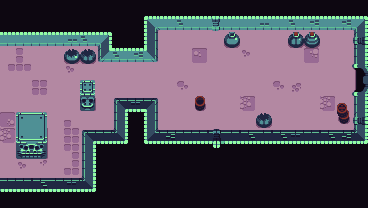

The image is a tile-based game level rendered from a .tmx file. Its description and complete source (layers, tilesets, objects, tile grids) follow:
An orthogonal 23x13 tile map with 16x16 px tiles, 4 tile layers (background_layer, obstacles_layer, transparent_obstacles_layer, top_layer).

<map version="1.10" tiledversion="1.10.2" orientation="orthogonal" renderorder="right-down" width="23" height="13" tilewidth="16" tileheight="16" infinite="0" nextlayerid="6" nextobjectid="1">
 <tileset firstgid="1" name="dungeon_tilemap" tilewidth="16" tileheight="16" tilecount="247" columns="19">
  <image source="dungeon_spritesheet.png" width="304" height="208" />
 </tileset>
 <layer id="2" name="background_layer" width="23" height="13">
  <data encoding="csv">
0,0,0,0,0,0,0,0,0,0,0,0,0,0,0,0,0,0,0,0,0,0,0,
0,7,7,7,7,7,7,0,0,0,0,0,0,0,0,0,0,0,0,0,0,0,0,
0,7,0,0,7,7,7,7,0,0,7,7,7,7,7,7,7,7,7,7,7,7,0,
7,28,7,7,7,7,7,7,0,0,7,7,48,7,7,64,7,7,7,50,7,7,0,
9,10,7,7,64,7,7,7,7,7,7,7,7,7,7,7,7,7,7,7,7,7,0,
7,7,46,7,7,7,7,7,7,7,7,66,7,7,7,7,7,66,67,7,7,7,0,
7,7,7,7,7,7,7,7,0,0,7,7,7,7,7,68,7,7,7,7,68,7,0,
49,50,7,7,27,7,7,7,0,0,7,7,7,7,7,7,7,7,7,7,7,7,0,
68,11,7,7,46,7,7,7,0,0,0,0,0,0,0,0,0,0,0,0,0,0,0,
7,7,7,7,26,7,7,7,0,0,0,0,0,0,0,0,0,0,0,0,0,0,0,
7,64,65,7,45,7,7,7,7,7,7,7,7,7,7,7,7,7,7,0,0,0,0,
0,7,0,0,7,7,7,7,7,7,7,7,7,7,7,7,7,7,7,0,0,0,0,
0,0,0,0,0,0,0,0,0,0,0,0,0,0,0,0,0,0,0,0,0,0,0
</data>
 </layer>
 <layer id="3" name="obstacles_layer" width="23" height="13">
  <data encoding="csv">
21,21,21,21,21,21,21,21,21,21,21,21,21,21,21,21,21,21,21,21,21,21,21,
21,21,21,21,21,21,21,21,21,4,40,59,40,25,40,40,58,40,59,60,40,60,5,
40,40,40,40,58,59,5,21,21,22,0,0,0,0,0,0,0,0,0,0,0,0,61,
0,0,0,0,0,0,39,59,60,41,0,0,0,0,0,0,0,0,0,0,0,0,20,
0,0,0,0,0,0,0,0,0,0,0,0,0,0,0,0,0,0,0,0,0,0,172,
0,0,0,0,0,0,0,0,0,0,0,0,0,0,0,0,0,0,0,0,0,0,191,
0,0,0,0,0,244,0,1,79,3,0,0,0,0,0,0,0,0,0,0,0,0,20,
0,0,0,0,0,0,0,20,21,22,0,0,0,0,0,0,0,0,0,0,0,166,61,
0,93,94,0,0,1,2,24,21,23,81,2,2,44,2,80,2,80,79,2,80,81,24,
0,112,113,0,0,20,21,21,21,21,21,21,21,63,21,21,21,21,21,21,21,21,21,
0,0,0,0,0,20,21,21,21,21,21,21,21,21,21,21,21,21,21,21,21,21,21,
2,2,80,2,79,24,21,21,21,21,21,21,21,21,21,21,21,21,21,21,21,21,21,
21,21,21,21,21,21,21,21,21,21,21,21,21,21,21,21,21,21,21,21,21,21,21
</data>
 </layer>
 <layer id="4" name="transparent_obstacles_layer" width="23" height="13">
  <data encoding="csv">
0,0,0,0,0,0,0,0,0,0,0,0,0,0,0,0,0,0,0,0,0,0,0,
0,0,0,0,0,0,0,0,0,0,0,0,0,0,0,0,0,0,0,0,0,0,0,
0,0,0,0,0,0,0,0,0,0,0,0,0,0,14,0,0,0,34,35,0,0,0,
0,0,0,0,52,53,0,0,0,0,0,0,0,0,0,0,0,0,0,0,0,0,0,
0,0,0,0,0,0,0,0,0,0,0,0,0,0,0,0,0,0,0,0,0,0,0,
0,0,0,0,0,0,0,0,0,0,0,0,0,0,0,0,0,0,0,0,0,0,0,
0,0,0,0,0,0,0,0,0,0,0,0,111,0,0,0,0,0,0,0,0,0,0,
0,0,0,0,0,0,0,0,0,0,0,0,0,0,0,0,53,0,0,0,0,0,0,
0,0,0,0,0,0,0,0,0,0,0,0,0,0,0,0,0,0,0,0,0,0,0,
0,0,0,0,0,0,0,0,0,0,0,0,0,0,0,0,0,0,0,0,0,0,0,
0,0,0,0,0,0,0,0,0,0,0,0,0,0,0,0,0,0,0,0,0,0,0,
0,0,0,0,0,0,0,0,0,0,0,0,0,0,0,0,0,0,0,0,0,0,0,
0,0,0,0,0,0,0,0,0,0,0,0,0,0,0,0,0,0,0,0,0,0,0
</data>
 </layer>
 <layer id="5" name="top_layer" width="23" height="13">
  <data encoding="csv">
0,0,0,0,0,0,0,0,0,0,0,0,0,0,0,0,0,0,0,0,0,0,0,
0,0,0,0,0,0,0,0,0,0,0,0,0,0,0,0,0,0,0,0,0,0,0,
0,0,0,0,0,0,0,0,0,0,0,0,0,0,0,0,0,0,0,0,0,0,0,
0,0,0,0,0,0,0,0,0,0,0,0,0,0,0,0,0,0,0,0,0,0,0,
0,0,0,0,0,0,0,0,0,0,0,0,0,0,0,0,0,0,0,0,0,0,0,
0,0,0,0,0,187,0,0,0,0,0,0,0,0,0,0,0,0,0,0,0,0,0,
0,0,0,0,0,0,0,0,0,0,0,0,0,0,0,0,0,0,0,0,0,147,0,
0,74,75,0,0,0,0,0,0,0,0,0,0,0,0,0,0,0,0,0,0,0,0,
0,0,0,0,0,0,0,0,0,0,0,0,0,0,0,0,0,0,0,0,0,0,0,
0,0,0,0,0,0,0,0,0,0,0,0,0,0,0,0,0,0,0,0,0,0,0,
0,0,0,0,0,0,0,0,0,0,0,0,0,0,0,0,0,0,0,0,0,0,0,
0,0,0,0,0,0,0,0,0,0,0,0,0,0,0,0,0,0,0,0,0,0,0,
0,0,0,0,0,0,0,0,0,0,0,0,0,0,0,0,0,0,0,0,0,0,0
</data>
 </layer>
</map>
